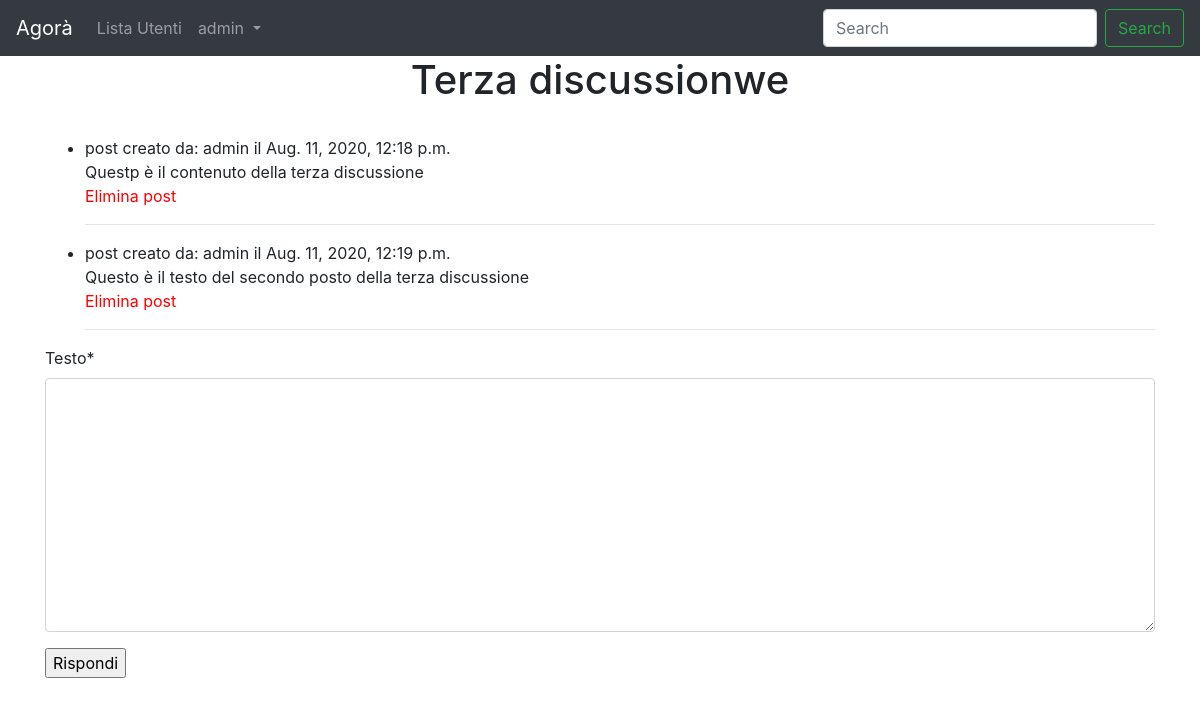
Page /forum/discussione/3 (signed in) on the committed database.
### forum/models.py (models this page shows, shortened)
class Discussione(models.Model):
    titolo = models.CharField(max_length = 80)
    data = models.DateTimeField(auto_now_add = True)
    sezione_appartenenza = models.ForeignKey(Sezione, on_delete=models.CASCADE)
    creatore = models.ForeignKey(User, on_delete=models.CASCADE, related_name = "discussioni")
    class Meta:
        verbose_name = "Discussione"
        verbose_name_plural = "Discussioni"

class Post(models.Model):
    testo = models.TextField()
    data = models.DateTimeField(auto_now_add = True)
    discussione_appartenenza = models.ForeignKey(Discussione, on_delete=models.CASCADE)
    creatore = models.ForeignKey(User, on_delete=models.CASCADE, related_name = "posts")
    class Meta:
        verbose_name = "Post"
        verbose_name_plural = "Posts"

### forum/views.py (the view)
# urls.py: path("discussione/<int:pk>", views.show_discussione, name="show_discussione"),
def show_discussione(request, pk):
    discussione = get_object_or_404(Discussione, pk=pk)
    posts = Post.objects.filter(discussione_appartenenza = discussione)
    form_risposta = AggiungiRisposta()
    context = {"discussione": discussione , "posts": posts, "form_risposta": form_risposta}
    return render(request, "forum/show_discussione.html", context)

### forum/forms.py
class AggiungiRisposta(forms.ModelForm):
    class Meta:
        model = Post
        fields = ["testo"]

### forum/templates/forum/show_discussione.html (shortened to what this page needs)
{% extends "base.html" %}
{% block content %}
<h1>{{discussione.titolo}}</h1><br>
{% endblock content %}
{% block text %}
<ul>
  {% for post in posts %}
    <li>
      post creato da: {{post.creatore}} il {{post.data}}<br>
      {{post.testo}}
    </li>
    {% if request.user == post.creatore %}
    <a href="{% url 'elimina_post' id=discussione.pk pk=post.pk %}">Elimina post</a>
    {% endif %}
    <hr>
  {% endfor %}
</ul>
{% include "forum/form_risposta.html"%}
{% endblock %}

### templates/base.html (shortened to what this page needs)
{% load static %}
<!doctype html>
<html lang="en">
  <head>
    <link rel="stylesheet" href="https://stackpath.bootstrapcdn.com/bootstrap/4.4.1/css/bootstrap.min.css">
    <link rel="stylesheet" href="{% static 'css/style.css' %}">
  </head>
  <body>
    <nav class="navbar navbar-expand-lg navbar-dark bg-dark">
  <a class="navbar-brand" href="{% url 'home' %}">Agorà</a>
  <div class="collapse navbar-collapse" id="navbarSupportedContent">
    <ul class="navbar-nav mr-auto">
      <li class="nav-item">
        <a class="nav-link" href="{% url 'show_utenti' %}">Lista Utenti</a>
      </li>
      {% if request.user.is_authenticated %}
      <li class="nav-item dropdown">
        <a class="nav-link dropdown-toggle" href="#" id="navbarDropdown" role="button" data-toggle="dropdown" aria-haspopup="true" aria-expanded="false">
          {{request.user}}
        </a>
      </li>
      {% else %}
      <li>
        <a class="nav-link dropdown" href="{% url 'login' %}">login</a>
      </li>
      {% endif %}
    </ul>
    <form class="form-inline my-2 my-lg-0" action="{% url 'f_cerca' %}">
      <input name="q" class="form-control mr-sm-2" type="search" placeholder="Search" aria-label="Search">
      <button class="btn btn-outline-success my-2 my-sm-0" type="submit">Search</button>
    </form>
  </div>
</nav>
    <div class="container">
      <div class="row justify-content-center">
        <div class="col-6 text-center">
          {% block content %}
          {% endblock %}
        </div>
        <div class="col-12">
          {% block text %}
          {% endblock %}
        </div>
      </div>
    </div>
  </body>
</html>

### Agora/static-storage/css/style.css (style rules this page uses)
a { color:red; }

### rows in the picture
Discussione: titolo "Terza discussionwe"
Post: creatore "admin", data "Aug. 11, 2020, 12:18 p.m.", testo "Questp è il contenuto della terza discussione", shows "Elimina post"
Post: creatore "admin", data "Aug. 11, 2020, 12:19 p.m.", testo "Questo è il testo del secondo posto della terza discussione", shows "Elimina post"

### other values in the picture
{{ request.user }} "admin"
